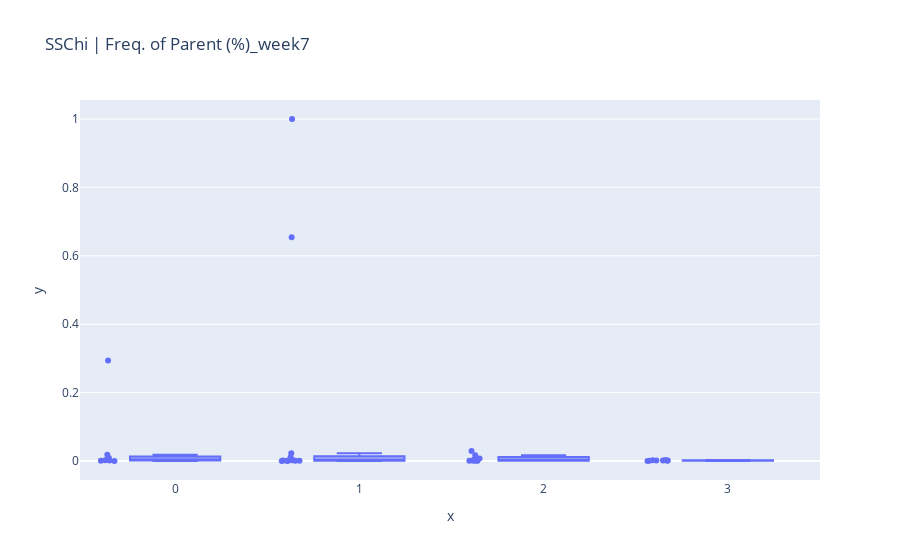
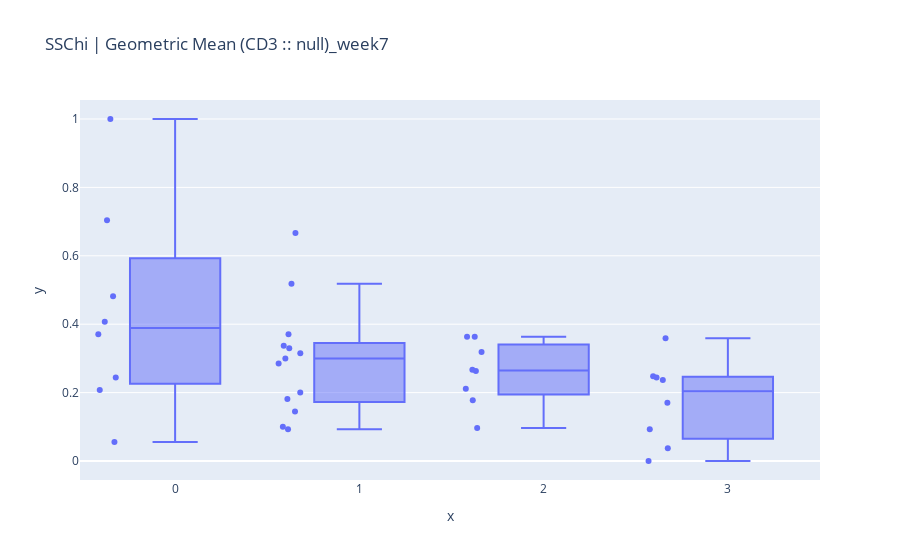
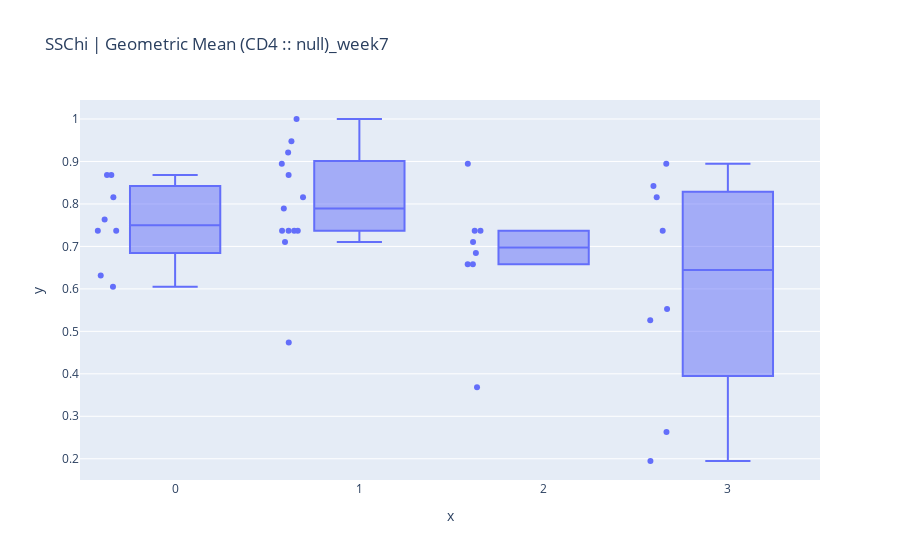

Source (notebook cell) for these figures, in order:
### Code cell
# Exploring the SSChi Population
sschi_cols = [col for col in final_features_df.columns if "SSChi" in col and not col.endswith("_week0")]
for col in sschi_cols: 
    display(px.box(
        x = final_meta["Condition"], 
        y = (final_features_df[sschi_cols]/final_features_df[sschi_cols].max())[col],
        points="all",
        title=col
    ))

### Figure 1 — Plotly figure (JSON) as saved in the notebook; plotly's stock layout.template omitted (floating-point values rounded to 4 significant figures)
{"data": [{"alignmentgroup": "True", "boxpoints": "all", "hovertemplate": "x=%{x}<br>y=%{y}<extra></extra>", "legendgroup": "", "marker": {"color": "#636efa"}, "name": "", "notched": false, "offsetgroup": "", "orientation": "v", "showlegend": false, "type": "box", "x": [0, 1, 1, 2, 0, 2, 0, 2, 1, 1, 2, 2, 2, 1, 0, 3, 1, 2, 3, 1, 0, 0, 1, 0, 2, 3, 3, 0, 1, 1, 1, 3, 1, 3, 3, 1, 3], "x0": " ", "xaxis": "x", "y": [0.294, 1, 0.01116, 0.004077, 0.009013, 0.0294, 0.01845, 0.01674, 0.6545, 0.02296, 0.007511, 0.0006223, 0.001009, 0.0003219, 0.0009227, 0.003004, 0.001009, 0.001052, 0.0006223, 0.001459, 0.002146, 0.001781, 0.0002361, 0.0004292, 0.0009442, 0.000279, 0.0007511, 0.003004, 0.002575, 0.003004, 0.0009442, 0.00279, 0.002082, 0.002039, 0.001416, 0.001202, 0.001567], "y0": " ", "yaxis": "y"}], "layout": {"boxmode": "group", "legend": {"tracegroupgap": 0}, "title": {"text": "SSChi | Freq. of Parent (%)_week7"}, "xaxis": {"anchor": "y", "domain": [0, 1], "title": {"text": "x"}}, "yaxis": {"anchor": "x", "domain": [0, 1], "title": {"text": "y"}}}}

### Figure 2 — Plotly figure (JSON) as saved in the notebook; plotly's stock layout.template omitted (floating-point values rounded to 4 significant figures)
{"data": [{"alignmentgroup": "True", "boxpoints": "all", "hovertemplate": "x=%{x}<br>y=%{y}<extra></extra>", "legendgroup": "", "marker": {"color": "#636efa"}, "name": "", "notched": false, "offsetgroup": "", "orientation": "v", "showlegend": false, "type": "box", "x": [0, 1, 1, 2, 0, 2, 0, 2, 1, 1, 2, 2, 2, 1, 0, 3, 1, 2, 3, 1, 0, 0, 1, 0, 2, 3, 3, 0, 1, 1, 1, 3, 1, 3, 3, 1, 3], "x0": " ", "xaxis": "x", "y": [0.7037, 0.3704, 0.2852, 0.263, 0.3704, 0.363, 0.4074, 0.3185, 0.337, 0.3148, 0.363, 0.1778, 0.2667, 0.5185, 0.4815, 0.237, 0.09259, 0.2111, 0.03704, 0.1444, 0.2444, 1, 0.1, 0.05556, 0.0963, 0.09259, 0, 0.2074, 0.3, 0.2, 0.3296, 0.1704, 0.1815, 0.2444, 0.3593, 0.6667, 0.2481], "y0": " ", "yaxis": "y"}], "layout": {"boxmode": "group", "legend": {"tracegroupgap": 0}, "title": {"text": "SSChi | Geometric Mean (CD3 :: null)_week7"}, "xaxis": {"anchor": "y", "domain": [0, 1], "title": {"text": "x"}}, "yaxis": {"anchor": "x", "domain": [0, 1], "title": {"text": "y"}}}}

### Figure 3 — Plotly figure (JSON) as saved in the notebook; plotly's stock layout.template omitted (floating-point values rounded to 4 significant figures)
{"data": [{"alignmentgroup": "True", "boxpoints": "all", "hovertemplate": "x=%{x}<br>y=%{y}<extra></extra>", "legendgroup": "", "marker": {"color": "#636efa"}, "name": "", "notched": false, "offsetgroup": "", "orientation": "v", "showlegend": false, "type": "box", "x": [0, 1, 1, 2, 0, 2, 0, 2, 1, 1, 2, 2, 2, 1, 0, 3, 1, 2, 3, 1, 0, 0, 1, 0, 2, 3, 3, 0, 1, 1, 1, 3, 1, 3, 3, 1, 3], "x0": " ", "xaxis": "x", "y": [0.7368, 0.7368, 0.7368, 0.6842, 0.7368, 0.7368, 0.7632, 0.7368, 0.7368, 0.7368, 0.6579, 0.7105, 0.3684, 0.8158, 0.8158, 0.5263, 0.7895, 0.6579, 0.1947, 0.8947, 0.6316, 0.8684, 1, 0.8684, 0.8947, 0.2632, 0.8158, 0.6053, 0.9211, 0.8684, 0.4737, 0.8947, 0.9474, 0.7368, 0.8421, 0.7105, 0.5526], "y0": " ", "yaxis": "y"}], "layout": {"boxmode": "group", "legend": {"tracegroupgap": 0}, "title": {"text": "SSChi | Geometric Mean (CD4 :: null)_week7"}, "xaxis": {"anchor": "y", "domain": [0, 1], "title": {"text": "x"}}, "yaxis": {"anchor": "x", "domain": [0, 1], "title": {"text": "y"}}}}
